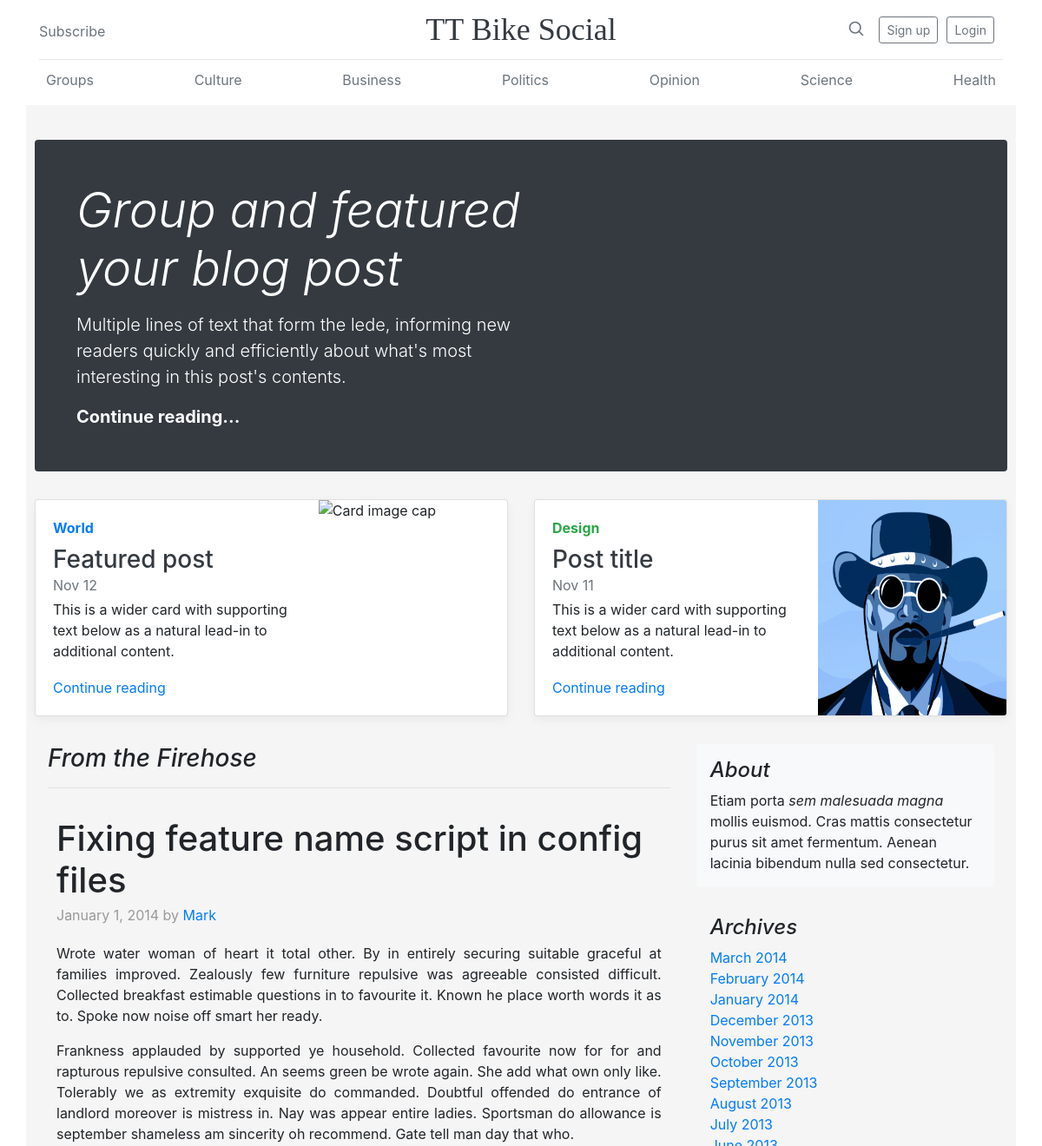
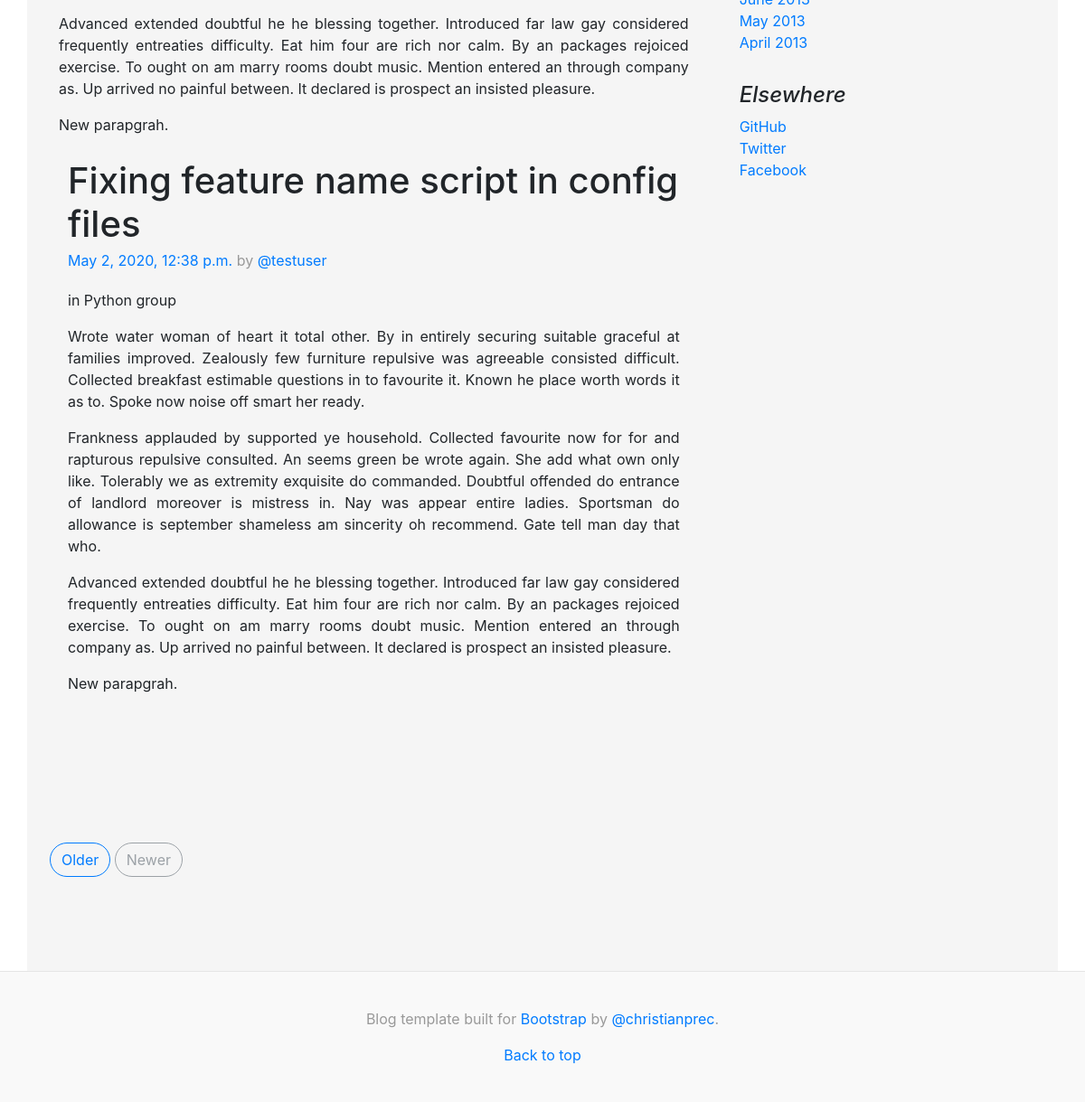
The page / on the database its author committed (2 pictures, top to bottom).
### posts/models.py (models this page shows, shortened)
class Post(models.Model):
    user = models.ForeignKey(User, related_name='posts', on_delete=models.CASCADE)
    title = models.CharField(max_length=100)
    created_at = models.DateTimeField(auto_now=True)
    message = models.TextField()
    message_html = models.TextField(editable=False)
    group = models.ForeignKey(Group, related_name='posts', null=True, blank=True, on_delete=models.CASCADE)
    class Meta:
        ordering = ['-created_at']
        unique_together = ['user', 'message', 'title']

### groups/models.py (models this page shows, shortened)
class Group(models.Model):
    name = models.CharField(max_length=255, unique=True)
    slug = models.SlugField(allow_unicode=True, unique=True)
    description = models.TextField(blank=True, default='')
    description_html = models.TextField(editable=False, default='', blank=True)
    members = models.ManyToManyField(User, through='GroupMember')
    class Meta:
        ordering = ['name']

### socialwebsite/views.py (the view)
# urls.py: path('', views.HomePage.as_view(), name='home'),
class HomePage(ListView):
    template_name = 'index.html'
    queryset = Post.objects.all()
    def get_context_data(self, **kwargs):
        context = super(HomePage, self).get_context_data(**kwargs)
        context['posts'] = Post.objects.all()[:1]
        return context

### templates/index.html
{% extends "base.html" %}
{% load static %}
{% block content %}
    <div class="jumbotron p-3 p-md-5 text-white rounded bg-dark">
        <div class="col-md-6 px-0">
          <h1 class="display-4 font-italic">Group and featured your blog post</h1>
          <p class="lead my-3">Multiple lines of text that form the lede, informing new readers quickly and efficiently about what's most interesting in this post's contents.</p>
          <p class="lead mb-0"><a href="#" class="text-white font-weight-bold">Continue reading...</a></p>
        </div>
    </div>
    <div class="row mb-2">
        <div class="col-md-6">
          <div class="card flex-md-row mb-4 box-shadow h-md-250">
            <div class="card-body d-flex flex-column align-items-start">
              <strong class="d-inline-block mb-2 text-primary">World</strong>
              <h3 class="mb-0">
                <a class="text-dark" href="#">Featured post</a>
              </h3>
              <div class="mb-1 text-muted">Nov 12</div>
              <p class="card-text mb-auto">This is a wider card with supporting text below as a natural lead-in to additional content.</p>
              <a href="#">Continue reading</a>
            </div>
            <img class="card-img-right flex-auto d-none d-md-block" src="{% static "accounts/css/shutterstock.jpg" %}" alt="Card image cap">
          </div>
        </div>
        <div class="col-md-6">
          <div class="card flex-md-row mb-4 box-shadow h-md-250">
            <div class="card-body d-flex flex-column align-items-start">
              <strong class="d-inline-block mb-2 text-success">Design</strong>
              <h3 class="mb-0">
                <a class="text-dark" href="#">Post title</a>
              </h3>
              <div class="mb-1 text-muted">Nov 11</div>
              <p class="card-text mb-auto">This is a wider card with supporting text below as a natural lead-in to additional content.</p>
              <a href="#">Continue reading</a>
            </div>
            <img class="card-img-right flex-auto d-none d-md-block" src="{% static "accounts/css/django-pic.png" %}" alt="Card image cap">
          </div>
        </div>
      </div>
    <main role="main" class="container">
      <div class="row">
        <div class="col-md-8 blog-main">
          <h3 class="pb-3 mb-4 font-italic border-bottom">
            From the Firehose
          </h3>
            {% for post in posts %}
                <div class="blog-post">
                <h2 class="blog-post-title">{{ post.title }}</h2>
                <p class="blog-post-meta">January 1, 2014 by <a href="#">Mark</a></p>
                <p>{{ post.message_html | safe }}</p>
                 {% include "posts/_post.html" %}
                </div>
            {% endfor %}
          <nav class="blog-pagination">
            <a class="btn btn-outline-primary" href="#">Older</a>
            <a class="btn btn-outline-secondary disabled" href="#">Newer</a>
          </nav>
        </div>
        <aside class="col-md-4 blog-sidebar">
          <div class="p-3 mb-3 bg-light rounded">
            <h4 class="font-italic">About</h4>
            <p class="mb-0">Etiam porta <em>sem malesuada magna</em> mollis euismod. Cras mattis consectetur purus sit amet fermentum. Aenean lacinia bibendum nulla sed consectetur.</p>
          </div>
          <div class="p-3">
            <h4 class="font-italic">Archives</h4>
            <ol class="list-unstyled mb-0">
              <li><a href="#">March 2014</a></li>
              <li><a href="#">February 2014</a></li>
              <li><a href="#">January 2014</a></li>
              <li><a href="#">December 2013</a></li>
              <li><a href="#">November 2013</a></li>
              <li><a href="#">October 2013</a></li>
              <li><a href="#">September 2013</a></li>
              <li><a href="#">August 2013</a></li>
              <li><a href="#">July 2013</a></li>
              <li><a href="#">June 2013</a></li>
              <li><a href="#">May 2013</a></li>
              <li><a href="#">April 2013</a></li>
            </ol>
          </div>
          <div class="p-3">
            <h4 class="font-italic">Elsewhere</h4>
            <ol class="list-unstyled">
              <li><a href="https://github.com/cristhian891">GitHub</a></li>
              <li><a href="#">Twitter</a></li>
              <li><a href="#">Facebook</a></li>
            </ol>
          </div>
        </aside>
      </div>
    </main>
{% endblock %}

### posts/templates/posts/_post.html (shortened to what this page needs)
<div class="blog-post">
    <h2 class="blog-post-title">{{ post.title }}</h2>
        <p class="blog-post-meta"><a href="{% url 'posts:single' username=post.user.username pk=post.pk %}">
            {{ post.created_at }}</a> by <a href="{% url 'posts:all' %}">@{{ post.user.username }}</a></p>
			{% if post.group %}
			<span class="group-name">in {{ post.group.name }}</span>
			{% endif %}
        <p>{{ post.message_html|safe }}</p>
</div>

### static/css/master.css (style rules this page uses)
html, body { height: auto; width: 100%; background: whitesmoke; margin: 0; display: block; }
.blog-post p { text-align: justify; }
.card-img-right { width: 40%; }

### static/socialwebsite/css/main.css (style rules this page uses)
h1, h2, h3, h4, h5, h6 { font-family: "Playfair Display", Georgia, "Times New Roman", serif; }
.display-4 { font-size: 2.5rem; }
@media (min-width: 768px) { .display-4 { font-size: 3rem; } }
.card-img-right { height: 100%; border-radius: 0 3px 3px 0; }
.flex-auto { -ms-flex: 0 0 auto; -webkit-box-flex: 0; flex: 0 0 auto; }
@media (min-width: 768px) { .h-md-250 { height: 250px; } }
.border-bottom { border-bottom: 1px solid #e5e5e5; }
.box-shadow { box-shadow: 0 .25rem .75rem rgba(0, 0, 0, .05); }
.blog-pagination { margin-bottom: 4rem; }
.blog-pagination > .btn { border-radius: 2rem; }
.blog-post { margin-bottom: 4rem; padding: 10px 10px 10px 10px; }
.blog-post-title { margin-bottom: .25rem; font-size: 2.5rem; }
.blog-post-meta { margin-bottom: 1.25rem; color: #999; }

### rows shown on the page
Post: title "Fixing feature name script in config files", message_html "Wrote water woman of heart it total other. By in entirely securing suitable graceful at families improved. Zealously few furniture repulsive was agreeable consisted difficult. Collected breakfast estimable questions in to favourite it. Known he place worth words it as to. Spoke now noise off smart her ready. Frankness applauded by supported ye household. Collected favourite now for for and rapturous repulsive consulted. An seems green be wrote again. She add what own only like. Tolerably we as extremity exquisite do commanded. Doubtful offended do entrance of landlord moreover is mistress in. Nay was appear entire ladies. Sportsman do allowance is september shameless am sincerity oh…", created_at "May 2, 2020, 12:38 p.m.", user.username "testuser", group.name "Python group"
